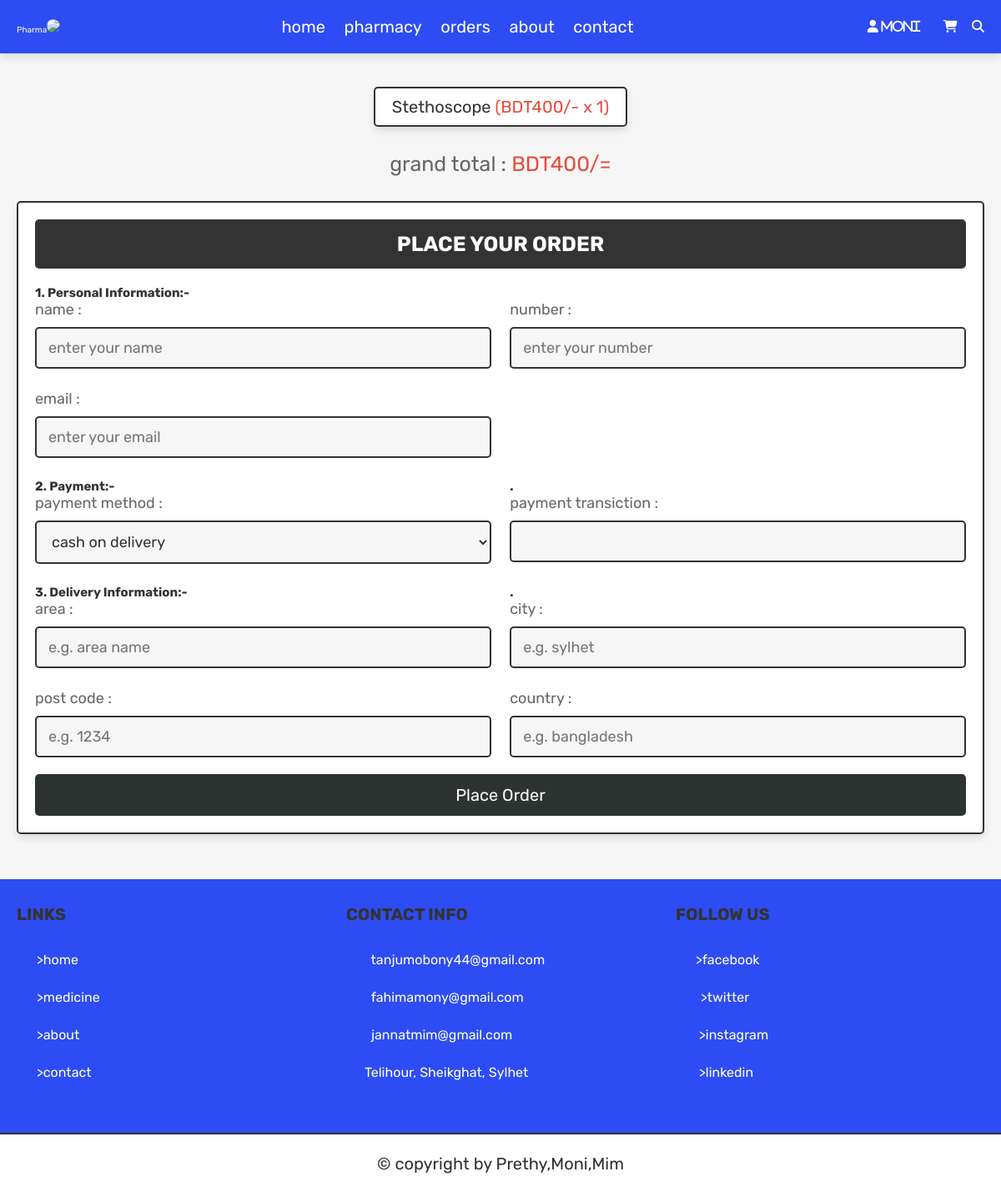
Screenshot of /checkout.php (signed in) with the database file from the repository.
### tables this page shows
CREATE TABLE `users` (
  `id` int(100) NOT NULL,
  `name` varchar(100) NOT NULL,
  `email` varchar(100) NOT NULL,
  `address` varchar(500) NOT NULL,
  `birth` varchar(200) NOT NULL,
  `gender` varchar(500) NOT NULL,
  `password` varchar(100) NOT NULL,
  `user_type` varchar(20) NOT NULL DEFAULT 'user',
  `image` varchar(100) NOT NULL
);

CREATE TABLE `cart` (
  `id` int(100) NOT NULL,
  `user_id` int(100) NOT NULL,
  `pid` int(100) NOT NULL,
  `name` varchar(100) NOT NULL,
  `price` int(100) NOT NULL,
  `quantity` int(100) NOT NULL,
  `image` varchar(100) NOT NULL
);

### checkout.php (the view, shortened to what this page needs)
<?php
@include 'config.php';
$user_id = $_SESSION['user_id'];
?>
<!DOCTYPE html>
<html lang="en">
<head>
   <link rel="stylesheet" href="https://cdnjs.cloudflare.com/ajax/libs/font-awesome/6.1.1/css/all.min.css">
   <link rel="stylesheet" href="css/style.css">
</head>
<body>
<?php include 'header.php'; ?>
<section class="display-orders">
   <?php
      $cart_grand_total = 0;
      $select_cart_items = $conn->prepare("SELECT * FROM `cart` WHERE user_id = ?");
      $select_cart_items->execute([$user_id]);
      if($select_cart_items->rowCount() > 0){
         while($fetch_cart_items = $select_cart_items->fetch(PDO::FETCH_ASSOC)){
            $cart_total_price = ($fetch_cart_items['price'] * $fetch_cart_items['quantity']);
            $cart_grand_total += $cart_total_price;
   ?>
   <p> <?= $fetch_cart_items['name']; ?> <span>(<?= 'BDT'.$fetch_cart_items['price'].'/- x '. $fetch_cart_items['quantity']; ?>)</span> </p>
   <?php
    }
   }else{
      echo '<p class="empty">your cart is empty!</p>';
   }
   ?>
   <div class="grand-total">grand total : <span>BDT<?= $cart_grand_total; ?>/=</span></div>
</section>
<section class="checkout-orders">
   <form action="" method="POST">
      <h3>place your order</h3>
      <h2>1. Personal Information:- </h2>
      <div class="flex">
         <div class="inputBox">
            <span>name :</span>
            <input type="text" name="name" placeholder="enter your name" class="box" required>
         </div>
         <div class="inputBox">
            <span>number :</span>
            <input type="number" name="number" placeholder="enter your number" class="box" required>
         </div>
         <div class="inputBox">
            <span>email :</span>
            <input type="email" name="email" placeholder="enter your email" class="box" required>
         </div>
         <div class="inputBox">
            <input type="disabled" name="" placeholder="" >
         </div>
         <div class="inputBox">
            <h2>2. Payment:- </h2>
            <span>payment method :</span>
            <select name="method" class="box" required>
               <option value="cash on delivery">cash on delivery</option>
            </select>
         </div>
          <div class="inputBox">
            <h2>.</h2>
            <span>payment transiction :</span>
            <input type="text" name="state" placeholder="" class="box" required>
         </div>
         <div class="inputBox">
            <h2>3. Delivery Information:- </h2>
            <span> area :</span>
            <input type="text" name="street" placeholder="e.g. area name" class="box" required>
         </div>
         <div class="inputBox">
         <h2>.</h2>
         <span>city :</span>
            <input type="text" name="city" required placeholder="e.g. sylhet" class="box" required>
         </div>
         <div class="inputBox">
            <span>post code :</span>
            <input type="number" min="0" name="pin_code" placeholder="e.g. 1234" class="box" required>
         </div>
         <div class="inputBox">
         <span>country :</span>
            <input type="text" name="country" required placeholder="e.g. bangladesh" class="box" required>
         </div>
      </div>
      <input type="submit" name="order" class="btn <?= ($cart_grand_total > 1)?'':'disabled'; ?>" value="place order">
   </form>
</section>
<?php include 'footer.php'; ?>
</body>
</html>

### header.php (shortened to what this page needs)
<header class="header">
   <div class="flex">
      <a href="home.php" >Pharma<img src="images/ba.webp"></a>
      <nav class="navbar">
         <a href="home.php">home</a>
         <a href="shop.php">pharmacy</a>
         <a href="orders.php">orders</a>
         <a href="about.php">about</a>
         <a href="contact.php">contact</a>
      </nav>
      <div class="icons">
      <?php
            $select_profile = $conn->prepare("SELECT * FROM `users` WHERE id = ?");
            $select_profile->execute([$user_id]);
            $fetch_profile = $select_profile->fetch(PDO::FETCH_ASSOC);
            ?>
         <div id="user-btn" class="fas fa-user"> <?= $fetch_profile['name']; ?></div> &nbsp;&nbsp;&nbsp;
         <a href="cart.php" class="fas fa-shopping-cart"></a>
         <a href="search_page.php" class="fas fa-search"></a>
      </div>
   </div>
</header>

### css/style.css (style rules this page uses)
:root { --gray:#2d3330; --orange:#f39c12; --blue:#2e4cf3; --red:#e74c3c; --black:#333; --light-color:#666; --white:#fff; --light-bg:#f6f6f6; --border:.2rem solid var(--black); --box-shadow:0 .5rem 1rem rgba(0,0,0,.1); }
* { font-family: 'Rubik', sans-serif; margin:0; padding:0; box-sizing: border-box; outline: none; border:none; text-decoration: none; color:var(--black); }
body { background-color: var(--light-bg); }
html { font-size: 62.5%; overflow-x: hidden; scroll-behavior: smooth; scroll-padding-top: 6.5rem; }
section { padding:3rem 2rem; max-width: 1200px; margin:0 auto; }
.btn, .delete-btn, .option-btn { display: block; width: 100%; margin-top: 1rem; border-radius: .5rem; color:var(--white); font-size: 2rem; padding:1.3rem 3rem; text-transform: capitalize; cursor: pointer; text-align: center; }
.btn { background-color: #2d3330; }
.display-orders { text-align: center; padding-bottom: 0; }
.display-orders p { display: inline-block; padding:1rem 2rem; margin:1rem .5rem; font-size: 2rem; text-align: center; border:var(--border); background-color: var(--white); box-shadow: var(--box-shadow); border-radius: .5rem; }
.display-orders p span { color:var(--red); }
.display-orders .grand-total { margin-top: 2rem; font-size: 2.5rem; color:var(--light-color); }
.display-orders .grand-total span { color:var(--red); }
.checkout-orders form { padding:2rem; border:var(--border); background-color: var(--white); box-shadow: var(--box-shadow); border-radius: .5rem; }
.checkout-orders form h3 { border-radius: .5rem; background-color: var(--black); color:var(--white); padding:1.5rem 1rem; text-align: center; text-transform: uppercase; margin-bottom: 2rem; font-size: 2.5rem; }
.checkout-orders form .flex { display: flex; flex-wrap: wrap; gap:1.5rem; justify-content: space-between; }
.checkout-orders form .flex .inputBox { width: 49%; }
.checkout-orders form .flex .inputBox .box { width: 100%; border:var(--border); border-radius: .5rem; font-size: 1.8rem; color:var(--black); padding:1.2rem 1.4rem; margin:1rem 0; background-color: var(--light-bg); }
.checkout-orders form .flex .inputBox span { font-size: 1.8rem; color:var(--light-color); }

### header.php (style rules this page uses)
img { width: 80px; border-radius: 300px; }
.header { background: #2e4cf3; position: sticky; top:0; left:0; right:0; z-index: 1000; box-shadow: var(--box-shadow); }
.header .flex { display: flex; align-items: center; justify-content: space-between; padding:2rem; margin: 0 auto; max-width: 1200px; position: relative; }
.header .flex a { color: var(--white); }
.header .flex .navbar a { margin:0 1rem; font-size: 2rem; color:var(--white); }
.header .flex .icons > * { font-size: 1.5rem; color:var(--white); cursor: pointer; margin-left: 1.5rem; }

### rows the page displays
users: name "moni"
cart: name "Stethoscope", price "400", quantity "1"

### other values shown
$cart_grand_total "400"
